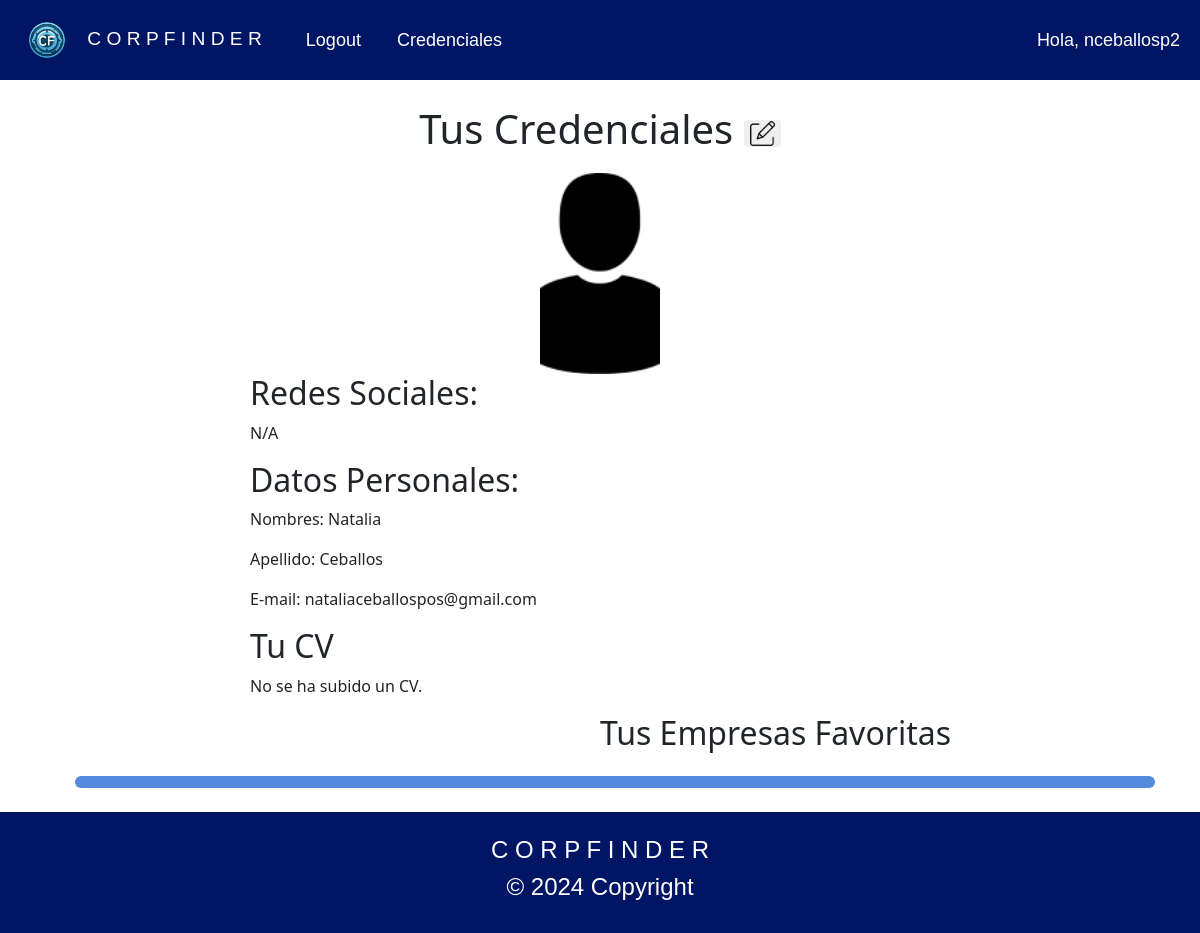
Page /credenciales/credenciales/ (signed in) on the committed database.
### credenciales/models.py (models this page shows)
class Credenciales(models.Model):
    usuario = models.OneToOneField(User, on_delete=models.CASCADE, related_name='credenciales', default=None)
    imagen = models.ImageField(upload_to='credenciales/images/', default='credenciales/images/image_5.png',blank=True)
    redes = models.TextField(default = 'N/A')
    CV = models.FileField(null=True, blank=True)
    empresas_favoritas = models.ManyToManyField(Empresa, blank=True)

### credenciales/views.py (the view)
# urls.py: path('', include('credenciales.urls')),
@login_required(login_url='/iniciarSesion')
def credenciales(request):
   usuario_actual = Credenciales.objects.get(usuario_id=request.user.id)
   credencial = Credenciales.objects.get(usuario=request.user)
   usuario = credencial.usuario
   return render(request,'credenciales.html',{'cred_usuario': usuario,'credencial': credencial, 'usuario_actual': usuario_actual})

### credenciales/templates/credenciales.html (shortened to what this page needs)
{% extends 'base3.html' %}
{% block content %}
{% load static %}
<link rel="stylesheet" href="{% static 'credenciales.css' %}">
<head>
</head>
<body>
    <div>
        <h1 class="title">
            Tus Credenciales
            <form action="{% url 'edit' %}">
                <button class="boton">
                    <img src="/media/credenciales/images/edit.png" alt="Editar">
                </button>
            </form>
        </h1>
        <div class="img-container">
            <img class="imagenUser" src="{{ credencial.imagen.url }}" alt="Imagen de perfil">
        </div>
        <div class="datos">
            <h2 class="info">Redes Sociales:</h2>
            <p class="info">{{ credencial.redes }}</p>
        </div>
        <div class="datos">
            <h2 class="info">Datos Personales:</h2>
            <p class="info">Nombres: {{ cred_usuario.first_name }}</p>
            <p class="info">Apellido: {{ cred_usuario.last_name }}</p>
            <p class="info">E-mail: {{ cred_usuario.email }}</p>
        </div>
        <div class="datos">
            <h2 class="info">Tu CV</h2>
            {% if credencial.CV %}
            <p class="info">
                <a href="{{ credencial.CV.url }}" target="_blank">Ver/Descargar CV</a>
            </p>
            {% else %}
            <p class="info">No se ha subido un CV.</p>
            {% endif %}
        </div>
        <div class="empresas_fav">
            <h2 class="info">Tus Empresas Favoritas</h2>
        </div>
        <div class="empresas">
        </div>
    </div>
</body>
{% endblock %}

### Corpfinder/templates/base3.html (shortened to what this page needs)
{% load static %}
<head>
    <link href="https://cdn.jsdelivr.net/npm/bootstrap@5.3.3/dist/css/bootstrap.min.css" rel="stylesheet">
    <link rel="stylesheet" href="{% static 'base.css' %}">
</head>
<nav class="navbar navbar-expand-lg bg-body-tertiary">
    <div class="container-fluid">
        <a class="navbar-brand" href="/paginaPrincipal">
            <img src="{% static 'logo.png' %}" alt="" class="logo">
            C O R P F I N D E R
          </a>
        <ul class="navbar-nav me-auto mb-2 mb-lg-0">
          <li class="nav-item">
            <a class="nav-link" href="{% url 'logout' %}">Logout</a>
          </li>
          <li class="nav-item">
            <a class="nav-link" href="{% url 'credenciales' %}">Credenciales</a>
          </li>
        </ul>
        <ul class="navbar-nav ms-auto mb-2 mb-lg-0">
          <li class="nav-item">
            <p class="nav-link mb-0">Hola, {{ usuario_actual.usuario.username }}</p>
          </li>
        </ul>
    </div>
  </nav>
  {% block content %}
  {% endblock content %}
  <footer class="footer">
    <div class="container">
        <div class="row">
            <div class="text-center p-4">
                <h4 class="text">C O R P F I N D E R</h4>
                <h4 class="text">© 2024 Copyright</h4>
            </div>
        </div>
    </div>
</footer>

### corp/static/base.css (style rules this page uses)
.navbar { padding: 0px; font-family: Arial, Helvetica, sans-serif; }
.container-fluid { background-color: #001564; display: flex; flex-direction: row; }
.logo { max-height: 70px; }
.nav-link { color: #FFFFFF; background-color: #001564; border-radius: 25px; font-size: large; }
.nav-item { padding-left: 20px; }
.navbar-brand { color: #FFFFFF; font-size: larger; transition: all ease .2s; }
.footer { background-color: #001564; }
.text { color: white; font-family: Arial, Helvetica, sans-serif; }

### credenciales/static/credenciales.css (style rules this page uses)
.title { text-align: center; margin-top: 25px; }
.img-container { text-align: center; margin-top: 20px; }
button img { width: 25px; height: 25px; }
.datos .info { margin-left: 250px; }
h1 button { border: none; border-radius: 3px; }
.empresas_fav .info { margin-left: 600px; }
form { display: inline; margin: 0; padding: 0; border: none; background: none; }
.imagenUser { width: 10%; }
.empresas { background-color: #5489DC; border-radius: 25px; width: 90%; margin: 2% 0% 2% 0%; padding: 1% 1% 0% 1%; display: flex; flex-direction: column; position: relative; left: 75px; }

### rows in the picture
Credenciales: usuario.username "nceballosp2", imagen (picture), redes "N/A"

### other values in the picture
{{ cred_usuario.first_name }} "Natalia"
{{ cred_usuario.last_name }} "Ceballos"
{{ cred_usuario.email }} "nataliaceballospos@gmail.com"
